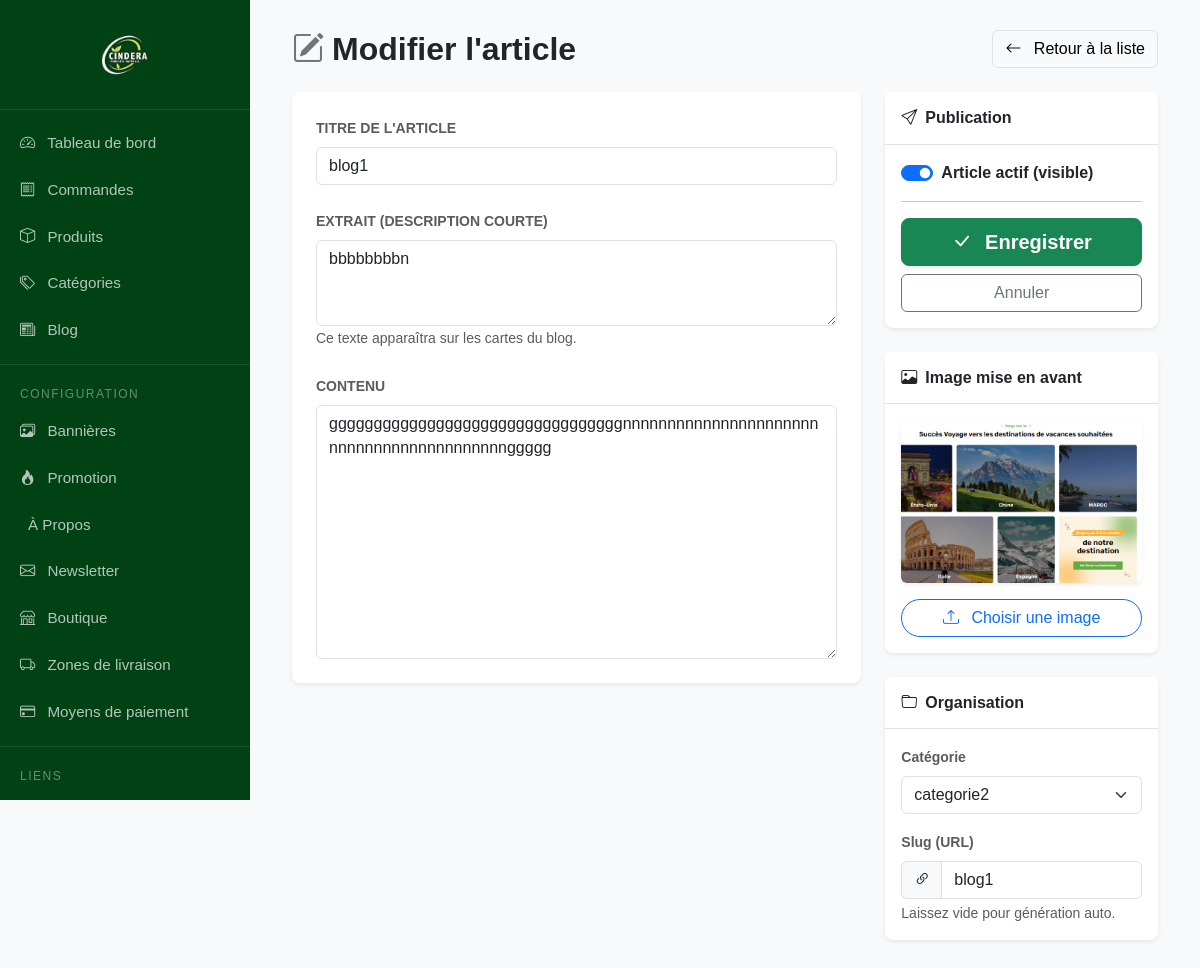
The page /dashboard/blog/edit/1/ (signed in) on the database its author committed.
### shop/models.py (models this page shows, shortened)
class BlogPost(models.Model):
    category = models.ForeignKey(Category, on_delete=models.SET_NULL, null=True, related_name='posts')
    title = models.CharField(max_length=200)
    slug = models.SlugField(unique=True, max_length=255)
    excerpt = models.TextField(help_text="Texte court affiché sur la carte")
    content = models.TextField(blank=True)
    image = models.ImageField(upload_to='blog/')
    meta_title = models.CharField(max_length=255, blank=True)
    meta_description = models.CharField(max_length=255, blank=True)
    created_at = models.DateTimeField(auto_now_add=True)
    is_active = models.BooleanField(default=True)
    class Meta:
        ordering = ['-created_at']

### shop/decorators.py (the view)
    def _wrapped_view(request, *args, **kwargs):
        if request.user.is_authenticated:
            if request.user.is_manager or request.user.is_admin_role:
                return view_func(request, *args, **kwargs)
            else:
                raise PermissionDenied("Vous n'avez pas la permission d'accéder à cette page.")
        else:
            return redirect('products:login')  # redirige si non connecté

### shop/forms.py
class BlogPostForm(forms.ModelForm):
    class Meta:
        model = BlogPost
        fields = ['title', 'slug', 'category', 'image', 'excerpt', 'content', 'is_active']
        widgets = {
            'title': forms.TextInput(attrs={"class": "form-control"}),
            'slug': forms.TextInput(attrs={"class": "form-control", "readonly": "readonly"}),
            'category': forms.Select(attrs={"class": "form-select"}),
            'excerpt': forms.Textarea(attrs={"class": "form-control", "rows": 3}),
            'content': forms.Textarea(attrs={"class": "form-control", "rows": 10}),
            'is_active': forms.CheckboxInput(attrs={"class": "form-check-input"}),
        }
    def __init__(self, *args, **kwargs):
        super().__init__(*args, **kwargs)
        self.fields['slug'].required = False

### shop/context_processors.py (called while the page is built)
def cart_item_count(request):
    cart = request.session.get('cart', {})
    total_quantity = sum(int(item['quantity']) for item in cart.values())
    return {'cart_item_count': total_quantity}

def categories_context(request):
    return {
        'categories': Category.objects.all()
    }

### shop/models.py (called while the page is built)
    @property
    def is_manager(self):
        return self.role == self.Role.GESTIONNAIRE

    @property
    def is_admin_role(self):
        return self.role == self.Role.ADMIN

    def __str__(self):
        return self.name

### shop/views.py (called while the page is built)
@login_required
@admin_or_manager_required
def blog_update_view(request, pk):
    post = get_object_or_404(BlogPost, id=pk)
    if request.method == 'POST':
        form = BlogPostForm(request.POST, request.FILES, instance=post)
        if form.is_valid():
            form.save()
            return redirect('dashboard:blog_posts')
    else:
        form = BlogPostForm(instance=post)
    return render(request, 'dashboard/blog/form.html', {'form': form})

### templates/dashboard/blog/form.html (shortened to what this page needs)
{% extends "dashboard/base_dashboard.html" %}
{% block content %}
<div class="container-fluid">
    <div class="d-flex justify-content-between align-items-center mb-4">
        <h2 class="fw-bold mb-0">
            {% if form.instance.pk %}
                <i class="bi bi-pencil-square text-secondary me-2"></i>Modifier l'article
            {% else %}
                <i class="bi bi-plus-circle text-primary me-2"></i>Nouvel article
            {% endif %}
        </h2>
        <a href="{% url 'dashboard:blog_posts' %}" class="btn btn-light border">
            <i class="bi bi-arrow-left me-2"></i> Retour à la liste
        </a>
    </div>
    <form method="post" enctype="multipart/form-data" novalidate>
        <div class="row g-4">
            <div class="col-lg-8">
                <div class="card border-0 shadow-sm rounded-3 mb-4">
                    <div class="card-body p-4">
                        <div class="mb-4">
                            <label class="form-label text-muted text-uppercase small fw-bold mb-2">Titre de l'article</label>
                            {{ form.title }}
                        </div>
                        <div class="mb-4">
                            <label class="form-label text-muted text-uppercase small fw-bold mb-2">Extrait (Description courte)</label>
                            {{ form.excerpt }}
                            <small class="text-muted">Ce texte apparaîtra sur les cartes du blog.</small>
                        </div>
                        <div>
                            <label class="form-label text-muted text-uppercase small fw-bold mb-2">Contenu</label>
                            {{ form.content }}
                        </div>
                    </div>
                </div>
            </div>
            <div class="col-lg-4">
                <div class="card border-0 shadow-sm rounded-3 mb-4">
                    <div class="card-header bg-white border-bottom py-3">
                        <h6 class="mb-0 fw-bold"><i class="bi bi-send me-2"></i>Publication</h6>
                    </div>
                    <div class="card-body">
                        <div class="form-check form-switch mb-3">
                            {{ form.is_active }}
                            <label class="form-check-label fw-bold" for="id_is_active">Article actif (visible)</label>
                        </div>
                        <hr>
                        <div class="d-grid gap-2">
                            <button type="submit" class="btn btn-success btn-lg fw-bold shadow-sm">
                                <i class="bi bi-check-lg me-2"></i> Enregistrer
                            </button>
                            <a href="{% url 'dashboard:blog_posts' %}" class="btn btn-outline-secondary">Annuler</a>
                        </div>
                    </div>
                </div>
                <div class="card border-0 shadow-sm rounded-3 mb-4">
                    <div class="card-header bg-white border-bottom py-3">
                        <h6 class="mb-0 fw-bold"><i class="bi bi-image me-2"></i>Image mise en avant</h6>
                    </div>
                    <div class="card-body text-center">
                        {% if form.instance.image %}
                            <div class="mb-3 position-relative">
                                <img src="{{ form.instance.image.url }}" class="img-fluid rounded shadow-sm" style="max-height: 200px;">
                            </div>
                        {% endif %}
                        <label for="id_image" class="btn btn-outline-primary w-100 rounded-pill">
                            <i class="bi bi-upload me-2"></i> Choisir une image
                        </label>
                    </div>
                </div>
                <div class="card border-0 shadow-sm rounded-3">
                    <div class="card-header bg-white border-bottom py-3">
                        <h6 class="mb-0 fw-bold"><i class="bi bi-folder me-2"></i>Organisation</h6>
                    </div>
                    <div class="card-body">
                        <div class="mb-3">
                            <label class="form-label text-muted small fw-bold">Catégorie</label>
                            {{ form.category }}
                        </div>
                        <div>
                            <label class="form-label text-muted small fw-bold">Slug (URL)</label>
                            <div class="input-group">
                                <span class="input-group-text bg-light border-end-0"><i class="bi bi-link-45deg"></i></span>
                                {{ form.slug }}
                            </div>
                            <small class="text-muted d-block mt-1">Laissez vide pour génération auto.</small>
                        </div>
                    </div>
                </div>
            </div>
        </div>
    </form>
</div>
{% endblock %}

### templates/dashboard/base_dashboard.html (style rules this page uses)
body { background-color: #f8f9fa; }
body { background-color: #f8f9fa; font-family: 'Poppins', sans-serif; }

### rows shown on the page
BlogPost: title "blog1", excerpt "bbbbbbbbn", content "gggggggggggggggggggggggggggggggggnnnnnnnnnnnnnnnnnnnnnnnnnnnnnnnnnnnnnnnnnnggggg", is_active "☑", instance.image (picture), category "categorie2", slug "blog1"
